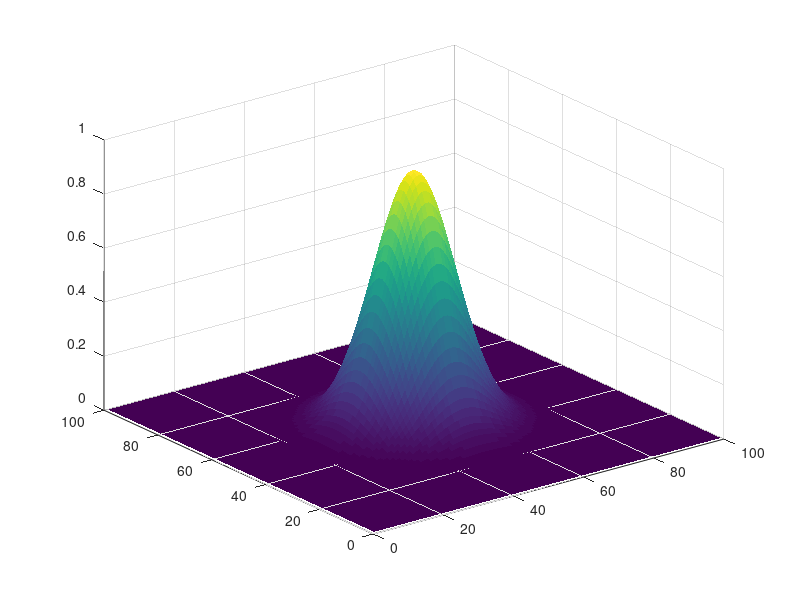
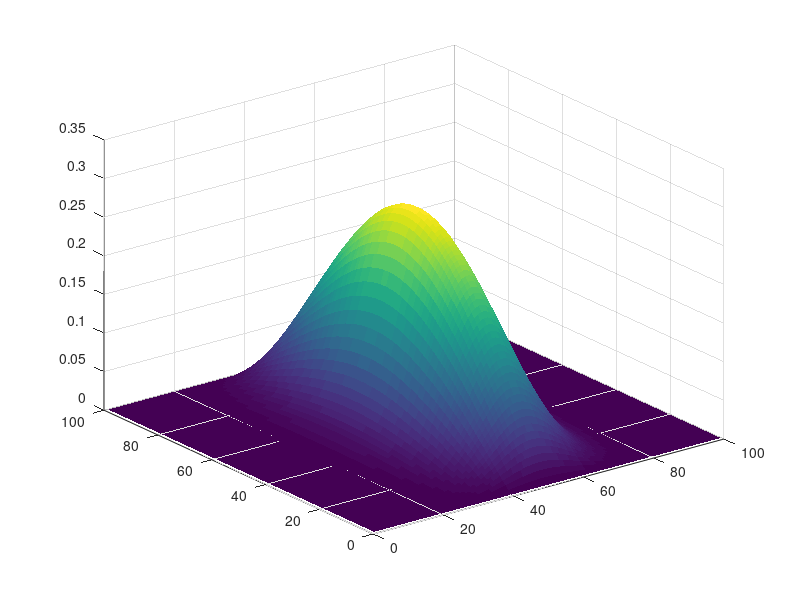

Reproduce these figures in MATLAB, in order.
clear all;close all;clc;
%implicit adi method to solve the heat equation part for both equations.
%this method is brocken!!

%% load parameters.
Dn    = 0.1;
length = 3;
tend = 0.5;

dt = 0.005;
J = 100;
idx = 2:(J-1);

dx = length/J
dy = dx;
mu = Dn*(dt/(dx^2));

steps = floor(tend/dt)

%there are only cells at the center.
[x,y] = meshgrid(linspace(0,1,J));
N = 15*(x - x.^2).*(y-y.^2).*exp(-50 .*((x - 0.5).^2 + (y - 0.5).^2 ));
figure(1);
surf(N);shading('flat');

%N = 0.*x + 0.*y;
%N((J/2-10):(J/2+10),(J/2-10):(J/2+10)) = 1;
Nnew = N;

stepMat1 = toeplitz([(1 + 2*mu) -mu zeros(1,J-4)],...
             [(1 + 2*mu) -mu zeros(1,J-4)]);
stepMat2 = toeplitz([(1 - 2*mu) +mu zeros(1,J-4)],...
             [(1 - 2*mu) +mu zeros(1,J-4)]);
stepMat3 = toeplitz([(2*mu) -mu zeros(1,J-4)],...
             [(2*mu) -mu zeros(1,J-4)]);

%% start computations:
for t = 1:200
  for i = 2:(J-1)  
    %boundary condtiotions are always zero!
    Nnew(i,idx) = inv(stepMat1)*(stepMat2*N(idx,i));
    N(idx,i) = inv(stepMat1)*(Nnew(i,idx)' - stepMat3*N(idx,i));  
  end
    
end 
figure(2);
surf(N);shading('flat');
